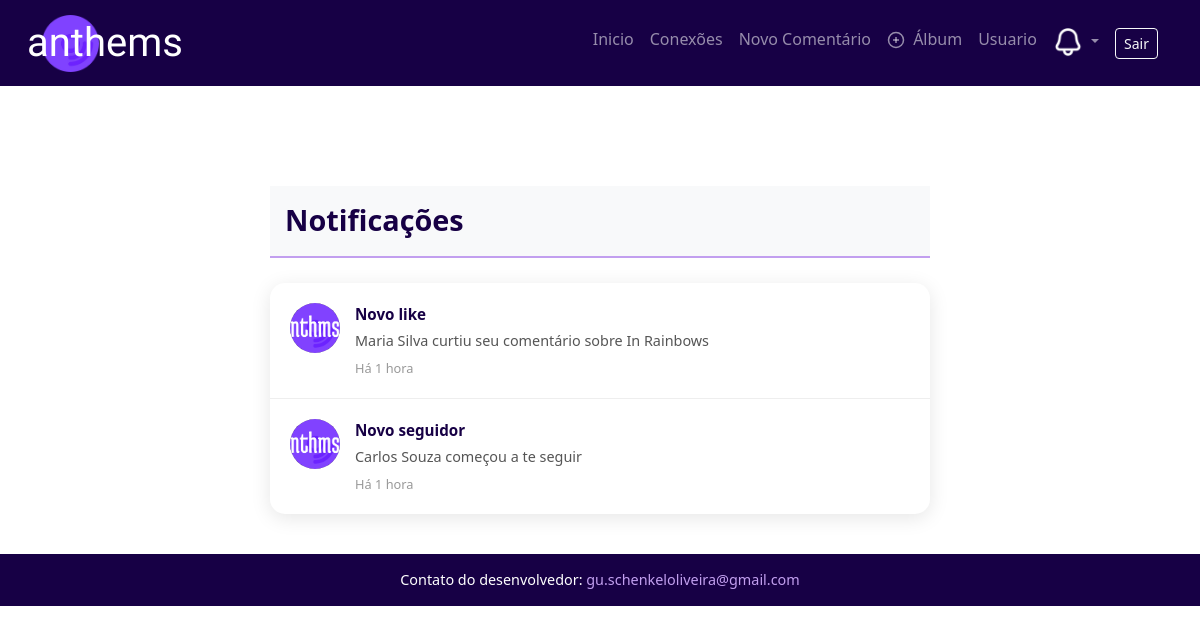
The app's page /notificacoes/todasnotificacoes.php (signed in) with its own data.
### tables this page shows
CREATE TABLE `notifications` (
  `id` int NOT NULL,
  `user_id` int NOT NULL,
  `type` enum('comment','follow','like','report','system') NOT NULL,
  `title` varchar(255) NOT NULL,
  `message` text NOT NULL,
  `related_id` int DEFAULT NULL,
  `is_read` tinyint(1) DEFAULT '0',
  `created_at` datetime DEFAULT CURRENT_TIMESTAMP
);

### config.php (called while the page is built, shortened)
<?php
function getDBConnection() {
    static $pdo = null;
    if ($pdo === null) {
        try {
            $dsn = 'mysql:host=' . DB_HOST . ';dbname=' . DB_NAME . ';charset=' . DB_CHARSET;
            $pdo = new PDO($dsn, DB_USER, DB_PASS, [
                PDO::ATTR_ERRMODE => PDO::ERRMODE_EXCEPTION,
                PDO::ATTR_DEFAULT_FETCH_MODE => PDO::FETCH_ASSOC,
                PDO::ATTR_EMULATE_PREPARES => false
            ]);
            $pdo->exec("SET time_zone = '-03:00'");
        } catch (PDOException $e) {
            error_log("Erro de conexão com banco de dados: " . $e->getMessage());
            $isAjax = !empty($_SERVER['HTTP_X_REQUESTED_WITH']) && strtolower($_SERVER['HTTP_X_REQUESTED_WITH']) == 'xmlhttprequest';
            $isApi = strpos($_SERVER['REQUEST_URI'] ?? '', '/api/') !== false;
            $acceptsJson = strpos($_SERVER['HTTP_ACCEPT'] ?? '', 'application/json') !== false;
            $isFormSubmit = $_SERVER['REQUEST_METHOD'] === 'POST' && strpos($_SERVER['CONTENT_TYPE'] ?? '', 'multipart/form-data') !== false;
            if ($isAjax || $isApi || $acceptsJson || $isFormSubmit || $_SERVER['REQUEST_METHOD'] === 'POST') {
                header('Content-Type: application/json; charset=utf-8');
                http_response_code(500);
                echo json_encode(['success' => false, 'message' => 'Erro de conexão com o banco de dados. Verifique se o serviço MySQL está rodando.']);
                exit;
            }
            die("Erro interno do servidor. Tente novamente mais tarde.");
        }
    }
    return $pdo;
}
function getCurrentUser() {
    $pdo = getDBConnection();
    $stmt = $pdo->prepare("SELECT * FROM users WHERE id = ? AND active = 1");
    $stmt->execute([$_SESSION['user_id']]);
    return $stmt->fetch();
}

### notificacoes/todasnotificacoes.php (the view, shortened to what this page needs)
<?php
require_once __DIR__ . '/../config.php';
$usuario = getCurrentUser();
$pdo = getDBConnection();
$stmt = $pdo->prepare("
    SELECT
        n.*,
        CASE
            WHEN n.type = 'follow' THEN (
                SELECT c.id FROM connections c
                WHERE c.follower_id = n.related_id
                AND c.following_id = ?
                AND c.status = 'pending'
                LIMIT 1
            )
            ELSE NULL
        END as connection_id,
        CASE
            WHEN n.type = 'follow' THEN (
                SELECT u.profile_image FROM users u WHERE u.id = n.related_id
            )
            WHEN n.type = 'like' OR n.type = 'comment' THEN (
                SELECT u.profile_image FROM users u
                JOIN comments c ON c.user_id = u.id
                WHERE c.id = n.related_id
                LIMIT 1
            )
            ELSE NULL
        END as related_avatar,
        CASE
            WHEN n.type = 'follow' THEN n.related_id
            WHEN n.type = 'like' OR n.type = 'comment' THEN (
                SELECT c.user_id FROM comments c WHERE c.id = n.related_id LIMIT 1
            )
            ELSE NULL
        END as related_user_id,
        CASE
            WHEN n.type = 'follow' THEN (
                SELECT u.username FROM users u WHERE u.id = n.related_id
            )
            WHEN n.type = 'like' OR n.type = 'comment' THEN (
                SELECT u.username FROM users u
                JOIN comments c ON c.user_id = u.id
                WHERE c.id = n.related_id
                LIMIT 1
            )
            ELSE NULL
        END as related_username
    FROM notifications n
    WHERE n.user_id = ?
    ORDER BY n.created_at DESC
");
$stmt->execute([$usuario['id'], $usuario['id']]);
$notificacoesDB = $stmt->fetchAll(PDO::FETCH_ASSOC);
$notificacoes = [];
foreach ($notificacoesDB as $n) {
    $created = new DateTime($n['created_at']);
    $now = new DateTime();
    $diff = $now->diff($created);
    if ($diff->days == 0) {
        if ($diff->h == 0) {
            $tempo = $diff->i == 0 ? 'Agora' : 'Há ' . $diff->i . ' min';
        } else {
            $tempo = 'Há ' . $diff->h . ' hora' . ($diff->h > 1 ? 's' : '');
        }
    } elseif ($diff->days == 1) {
        $tempo = 'Ontem, ' . $created->format('H:i');
    } elseif ($diff->days < 7) {
        $tempo = $diff->days . ' dias atrás';
    } else {
        $tempo = $created->format('d/m/Y H:i');
    }
    $isPendingFollow = ($n['type'] === 'follow' && !empty($n['connection_id']));
    $avatar = !empty($n['related_avatar']) ? '../uploads/' . $n['related_avatar'] : '../img/NTHMS.png';
    $notificacoes[] = [
        'id' => $n['id'],
        'tipo' => $n['type'],
        'titulo' => $n['title'],
        'mensagem' => $n['message'],
        'avatar' => $avatar,
        'tempo' => $tempo,
        'lida' => $n['is_read'],
        'acao' => $isPendingFollow,
        'connection_id' => $n['connection_id'] ?? null,
        'related_id' => $n['related_id'],
        'related_user_id' => $n['related_user_id'] ?? null,
        'related_username' => $n['related_username'] ?? null
    ];
}
include __DIR__ . '/../includes/header.php';
include __DIR__ . '/../includes/navbar.php';
?>
    <div class="notification-container">
        <div class="notification-header">
            Notificações
        </div>
        <div class="notification-list">
            <?php if (empty($notificacoes)): ?>
                <div class="empty-notifications">
                    <svg width="60" height="60" viewBox="0 0 24 24" fill="none" stroke="currentColor" stroke-width="1.5">
                        <path d="M18 8A6 6 0 0 0 6 8c0 7-3 9-3 9h18s-3-2-3-9"></path>
                        <path d="M13.73 21a2 2 0 0 1-3.46 0"></path>
                    </svg>
                    <p>Você não tem notificações ainda</p>
                </div>
            <?php else: ?>
                <?php foreach ($notificacoes as $notificacao): ?>
                    <div class="notification-item <?= $notificacao['lida'] ? '' : 'unread' ?>" data-id="<?= $notificacao['id'] ?>">
                        <?php if (!empty($notificacao['related_username'])): ?>
                            <a href="../perfil/perfiloutrosusuarios.php?username=<?= htmlspecialchars($notificacao['related_username']) ?>" class="notification-avatar-link">
                                <img src="<?= htmlspecialchars($notificacao['avatar']) ?>" alt="Avatar" class="notification-avatar" onerror="this.src='../img/NTHMS.png'">
                            </a>
                        <?php else: ?>
                            <img src="<?= htmlspecialchars($notificacao['avatar']) ?>" alt="Avatar" class="notification-avatar" onerror="this.src='../img/NTHMS.png'">
                        <?php endif; ?>
                        <div class="notification-content">
                            <div class="notification-title">
                                <?php if (!empty($notificacao['related_username'])): ?>
                                    <a href="../perfil/perfiloutrosusuarios.php?username=<?= htmlspecialchars($notificacao['related_username']) ?>" class="notification-user-link">
                                        <?= htmlspecialchars($notificacao['titulo']) ?>
                                    </a>
                                <?php else: ?>
                                    <?= htmlspecialchars($notificacao['titulo']) ?>
                                <?php endif; ?>
                            </div>
                            <div class="notification-message">
                                <?= htmlspecialchars($notificacao['mensagem']) ?>
                            </div>
                            <div class="notification-time"><?= htmlspecialchars($notificacao['tempo']) ?></div>
                        </div>
                    </div>
                <?php endforeach; ?>
            <?php endif; ?>
        </div>
    </div>
<?php
include __DIR__ . '/../includes/footer.php';
?>

### css/estilos.css (style rules this page uses)
:root { --primary-color: #170045; --primary-light: #c29fef; --secondary-light: #a0d8f3; --accent-light: #f5a8a8; --success-light: #b5e8b5; --text-white: #ffffff; --text-gray: #6c757d; --border-gray: #dee2e6; --border-light: #eee; --shadow-light: rgba(0,0,0,0.1); --shadow-overlay: rgba(0,0,0,0.5); }
.notification-header { padding: 12px 15px; border-bottom: 1px solid var(--border-gray); background: #f8f9fa; }
.notification-content { max-height: 280px; overflow-y: auto; }
.notification-item { padding: 12px 15px; border-bottom: 1px solid #eee; transition: background 0.2s; }
.notification-container { max-width: 700px; margin: 100px auto 40px; padding: 0 20px; }
.notification-container .notification-header { font-size: 1.8rem; font-weight: 700; color: var(--primary-color); margin-bottom: 25px; padding-bottom: 15px; border-bottom: 2px solid var(--primary-light); }
.notification-list { background: white; border-radius: 15px; box-shadow: 0 4px 20px rgba(0,0,0,0.1); overflow: hidden; }
.notification-list .notification-item { display: flex; align-items: flex-start; gap: 15px; padding: 20px; border-bottom: 1px solid #eee; transition: background-color 0.2s; }
.notification-list .notification-item:last-child { border-bottom: none; }
.notification-list .notification-avatar { width: 50px; height: 50px; border-radius: 50%; object-fit: cover; flex-shrink: 0; }
.notification-list .notification-avatar-link { flex-shrink: 0; }
.notification-list .notification-user-link { color: var(--primary-color); text-decoration: none; transition: color 0.2s; }
.notification-list .notification-content { flex: 1; min-width: 0; }
.notification-list .notification-title { font-weight: 600; color: var(--primary-color); margin-bottom: 5px; font-size: 0.95rem; }
.notification-list .notification-message { color: #555; font-size: 0.9rem; margin-bottom: 8px; line-height: 1.4; }
.notification-list .notification-time { color: #999; font-size: 0.8rem; }

### records on screen
notifications: title "Novo like", message "Maria Silva curtiu seu comentário sobre In Rainbows", tempo "Há 1 hora"
notifications: title "Novo seguidor", message "Carlos Souza começou a te seguir", tempo "Há 1 hora"
